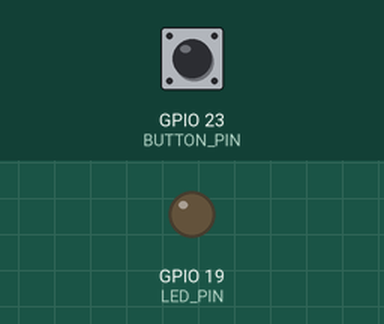
A sketch run on a simulated ESP32. Parts: output pins drawn as LEDs (lit = HIGH). Inputs (shaded band) come from the test bench; at power-on: GPIO 23 (BUTTON_PIN) HIGH. What the sketch prints to the serial monitor is not drawn.

Above: at 1.2 s.
1.3 s: GPIO 23 (BUTTON_PIN) pulled LOW for 0.15 s
At 2.1 s:
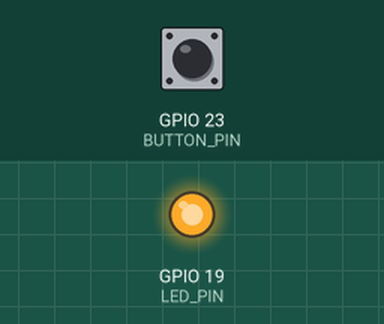
Timing chart, 0 to 4.3 s (numbered marks = the images above; inputs shaded):
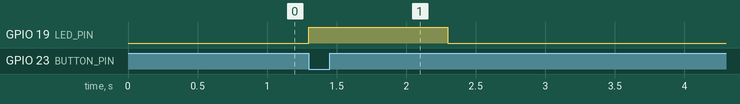

The sketch:

Btn_blink_led_interrupt.ino
```cpp
#define BUTTON_PIN 23
#define LED_PIN 19
bool isPress = false;

void IRAM_ATTR btnPress(){
  // không được cho Serial.println ở  trong hàm Interrupt
  // vì hàm Interrupt chạy rất nhanh và hàm Serial chạy rất lâu nên sẽ sinh ra lỗi ESP32 Core 1 panic'ed(Interrupt wdt timeout on CPU1)
   isPress = true;
}
void setup() {
  Serial.begin(115200);
   //INPUT_PULLUP --> ban đầu mặc định ở HIGH, Nhấn nút LOW, thả nút HIGH (HI_TO_LOW)
  pinMode(BUTTON_PIN,INPUT_PULLUP);
  pinMode(LED_PIN,OUTPUT);
  attachInterrupt(BUTTON_PIN, btnPress, FALLING);
  digitalWrite(LED_PIN,LOW);
}


void loop() {
  if(isPress){
      digitalWrite(LED_PIN,HIGH);
      delay(1000);
      Serial.println("LED On");
      isPress = false;
      digitalWrite(LED_PIN,LOW);
      Serial.println("LED Off");
  }
}
```

Measured:
- after the input at 1.3 s, GPIO 19 (LED_PIN): LOW → HIGH at once, → LOW 1.0 s later
